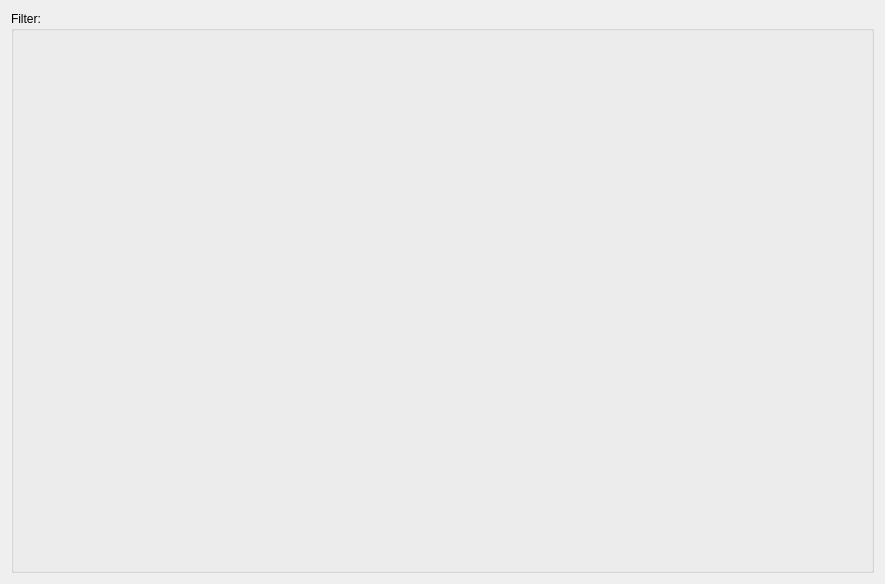
<?xml version="1.0" encoding="UTF-8"?>
<ui version="4.0">
 <class>Plugin</class>
 <widget class="QWidget" name="Plugin">
  <property name="geometry">
   <rect>
    <x>0</x>
    <y>0</y>
    <width>885</width>
    <height>584</height>
   </rect>
  </property>
  <property name="windowTitle">
   <string>Form</string>
  </property>
  <layout class="QGridLayout" name="gridLayout_2">
   <item row="0" column="0">
    <widget class="QGroupBox" name="filter_box">
     <property name="title">
      <string>Filter:</string>
     </property>
     <layout class="QGridLayout" name="gridLayout">
      <property name="leftMargin">
       <number>0</number>
      </property>
      <property name="topMargin">
       <number>4</number>
      </property>
      <property name="rightMargin">
       <number>0</number>
      </property>
      <property name="bottomMargin">
       <number>0</number>
      </property>
     </layout>
    </widget>
   </item>
  </layout>
 </widget>
 <resources/>
 <connections/>
</ui>
